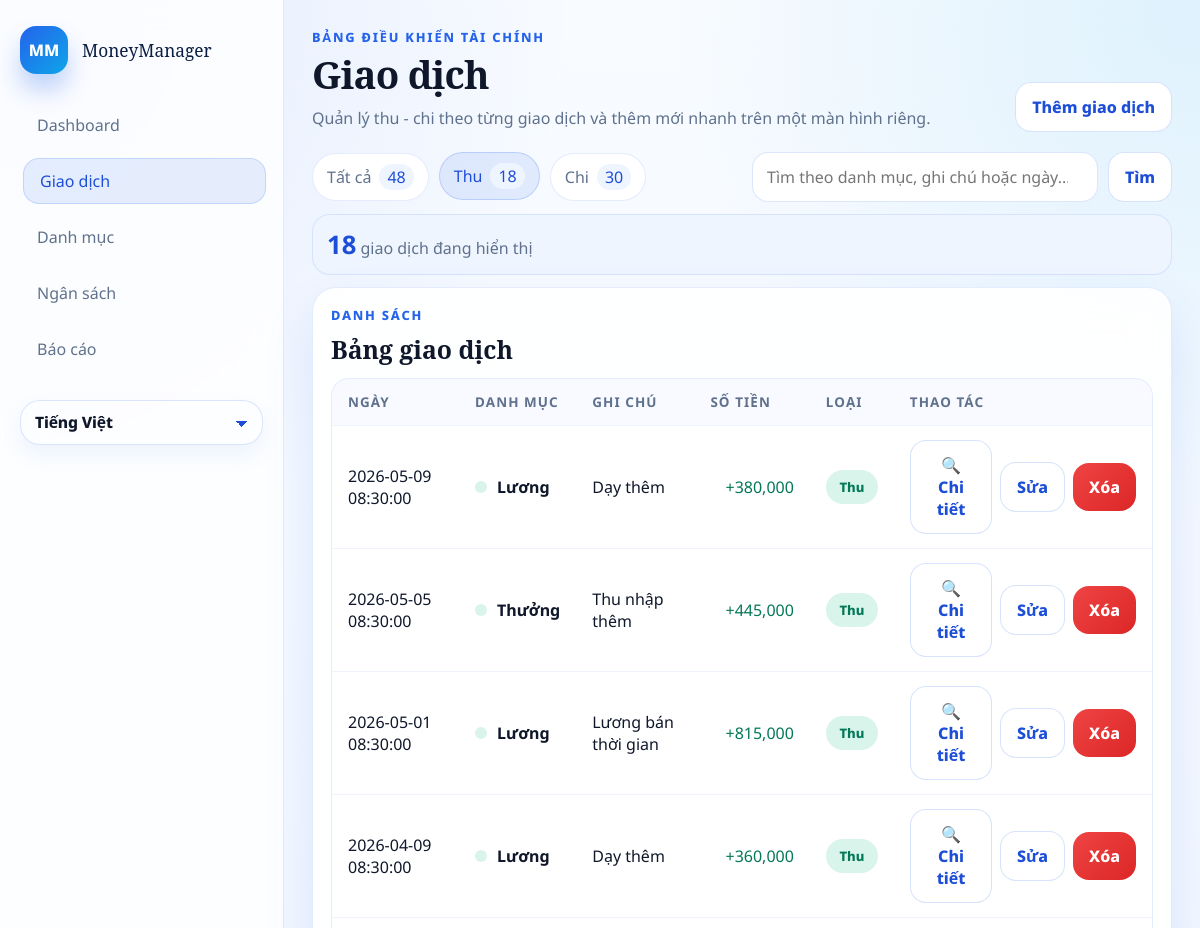
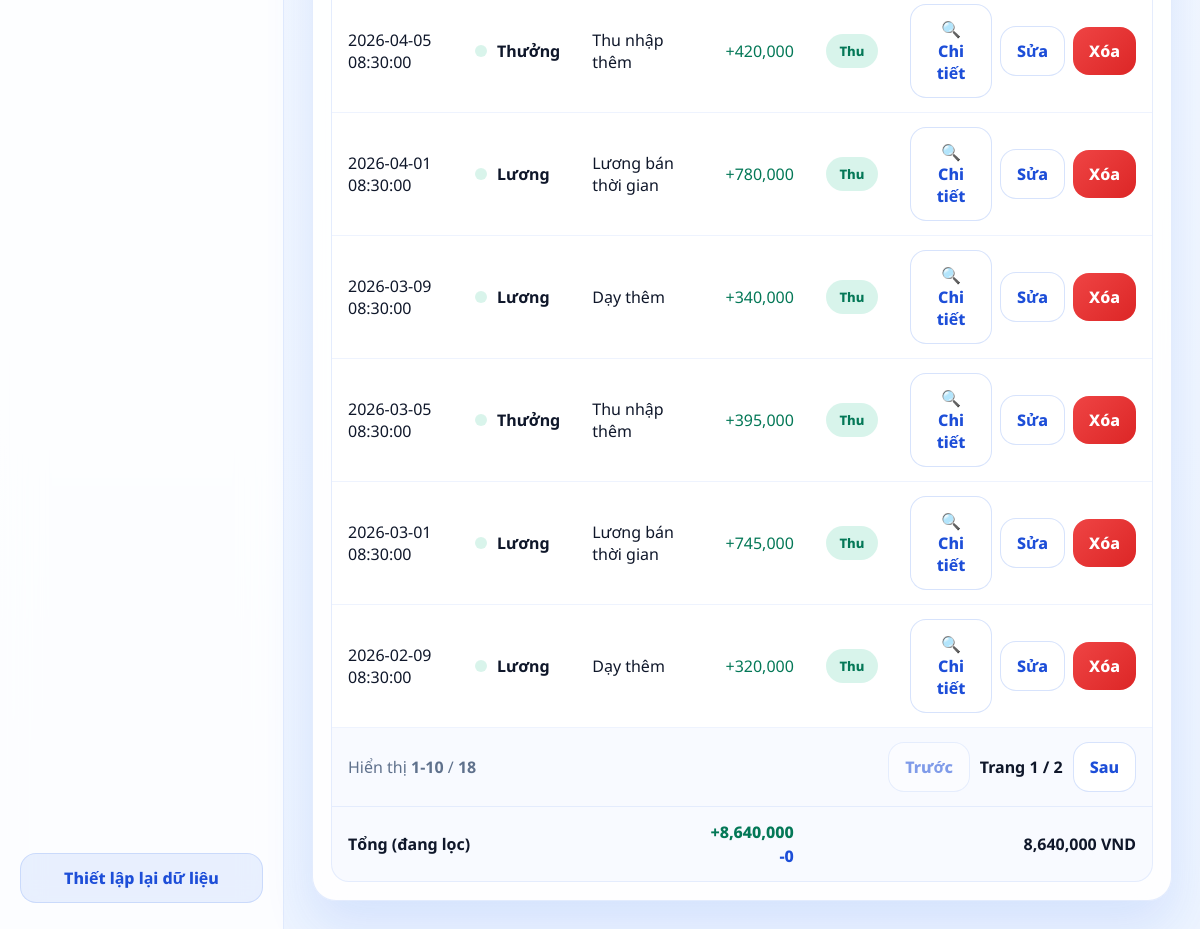
The page /transactions?q=&type=income on the database its author committed (2 pictures, top to bottom).
### tables this page shows
CREATE TABLE transactions (
        id INTEGER PRIMARY KEY AUTOINCREMENT,
        date TEXT NOT NULL,
        amount REAL NOT NULL,           -- Số dương cho thu, số âm cho chi
        category_id INTEGER NOT NULL,   -- Tham chiếu sang bảng categories
        note TEXT,
        FOREIGN KEY (category_id) REFERENCES categories (id)
        );

CREATE TABLE categories (
            id INTEGER PRIMARY KEY AUTOINCREMENT,
            key TEXT UNIQUE NOT NULL,
            value TEXT NOT NULL,
            type INTEGER NOT NULL CHECK (type IN (0, 1)) -- 0: chi, 1: thu
        );

### app.py (the view)
@app.route("/transactions")
def transactions_page() -> str:
    search_query = request.args.get("q", default="").strip()
    return render_template(
        "transactions.html",
        **_transaction_form_context(
            "transactions",
            t("transactions_title"),
            t("transactions_subtitle"),
            search_query,
        ),
    )

### app.py (called while the page is built)
def _current_language() -> str:
    language = session.get("language", "vi")
    return language if language in FILE_TRANSLATIONS else "vi"

def t(key: str) -> str:
    language = _current_language()
    return FILE_TRANSLATIONS.get(language, FILE_TRANSLATIONS.get("vi", {})).get(key, key)

@app.context_processor
def inject_language_context() -> dict[str, object]:
    return {
        "current_lang": _current_language(),
        "supported_languages": [
            {
                "code": option["code"],
                "label": t("language_vi") if option["code"] == "vi" else t("language_en"),
            }
            for option in SUPPORTED_LANGUAGES
        ],
        "t": t,
        "category_label": _category_label,
        "note_label": _note_label,
    }

def _format_money(value: float) -> str:
    return f"{value:,.0f}"

def _category_label(category_key: str, fallback: str | None = None) -> str:
    label_key = f"category_label_{category_key}"
    label = t(label_key)
    if label != label_key:
        return label
    return fallback or category_key

def _note_label(note_text: str | None) -> str:
    if not note_text:
        return ""
    translation_key = _NOTE_TRANSLATION_KEYS.get(note_text)
    return t(translation_key) if translation_key else note_text

def _month_bounds(year: int, month: int) -> tuple[str, str]:
    start = datetime(year, month, 1, 0, 0, 0)
    end_day = calendar.monthrange(year, month)[1]
    end = datetime(year, month, end_day, 23, 59, 59)
    return start.strftime("%Y-%m-%d %H:%M:%S"), end.strftime("%Y-%m-%d %H:%M:%S")

def _ensure_db() -> None:
    if not app.config.get("DATABASE_READY", False):
        db_helper.init_db()
        app.config["DATABASE_READY"] = True

### modulo/db_helper.py (called while the page is built)
def get_connection():
    db_dir = os.path.join(os.path.dirname(__file__), '../database')
    db_path = os.path.join(db_dir, 'finance.db')
    os.makedirs(db_dir, exist_ok=True)
    conn = sqlite3.connect(db_path)
    conn.row_factory = sqlite3.Row
    return conn

def get_all_categories():
    conn = get_connection()
    cursor = conn.cursor()
    cursor.execute('SELECT * FROM categories ORDER BY type, value')
    rows = cursor.fetchall()
    conn.close()
    return [dict(row) for row in rows]

def get_setting(key):
    conn = get_connection()
    cursor = conn.cursor()
    cursor.execute('SELECT value FROM settings WHERE key = ?', (key,))
    row = cursor.fetchone()
    conn.close()
    return row['value'] if row else None

### templates/transactions.html (shortened to what this page needs)
{% extends "base.html" %}
{% block content %}
<section class="transaction-toolbar">
  <div class="chip-row">
    <a class="chip {% if transaction_type_filter == 'all' %}active{% endif %}" href="{{ url_for('transactions_page', q=search_query) }}">
      {{ t('all') }} <span>{{ transaction_type_counts.all }}</span>
    </a>
    <a class="chip {% if transaction_type_filter == 'income' %}active{% endif %}" href="{{ url_for('transactions_page', q=search_query, type='income') }}">
      {{ t('income') }} <span>{{ transaction_type_counts.income }}</span>
    </a>
    <a class="chip {% if transaction_type_filter == 'expense' %}active{% endif %}" href="{{ url_for('transactions_page', q=search_query, type='expense') }}">
      {{ t('expense') }} <span>{{ transaction_type_counts.expense }}</span>
    </a>
  </div>
  <form class="search-bar search-bar-wide" method="get" action="{{ url_for('transactions_page') }}">
    <input id="transactionSearch" type="search" name="q" value="{{ search_query }}" placeholder="{{ t('search_placeholder') }}">
    <button type="submit" class="btn btn-outline">{{ t('search') }}</button>
  </form>
</section>
<section class="transaction-summary-strip module-tip">
  <div>
    <strong>{{ transaction_count_display }}</strong>
    <span>{{ t('search_results') }}</span>
  </div>
</section>
<section class="module-grid module-grid-transactions">
  <article class="panel panel-wide">
    <div class="panel-head panel-head-tight">
      <div>
        <p class="panel-kicker">{{ t('transaction_list') }}</p>
        <h2>{{ t('transactions_table') }}</h2>
      </div>
    </div>
    <div class="table-wrap">
      <table class="transaction-table">
        <thead>
          <tr>
            <th>{{ t('date') }}</th>
            <th>{{ t('category') }}</th>
            <th>{{ t('note') }}</th>
            <th class="align-right">{{ t('amount') }}</th>
            <th>{{ t('type') }}</th>
            <th class="align-right">{{ t('action') }}</th>
          </tr>
        </thead>
        <tbody id="transactionTableBody">
          {% for item in transactions %}
            <tr class="transaction-row-clickable"
              data-search="{{ item.date }} {{ category_label(item.category_key, item.category_name) }} {{ item.category_key }} {{ note_label(item.note) }} {{ item.note or '' }} {{ item.amount }}"
                data-transaction-id="{{ item.id }}"
                data-transaction-date="{{ item.date }}"
                data-transaction-category="{{ category_label(item.category_key, item.category_name) }}"
              data-transaction-note="{{ note_label(item.note) }}"
                data-transaction-amount="{{ item.amount }}"
                data-transaction-amount-display="{{ item.amount|abs|money }} VND"
                data-transaction-kind="{{ t('income_type') if item.category_type == 1 else t('expense_type') }}"
                data-transaction-edit-url="{{ url_for('edit_transaction', transaction_id=item.id) }}"
                data-transaction-delete-url="{{ url_for('delete_transaction', transaction_id=item.id) }}">
              <td>{{ item.date }}</td>
              <td>
                <div class="table-category">
                  <span class="transaction-dot {{ 'income' if item.category_type == 1 else 'expense' }}"></span>
                  <strong>{{ category_label(item.category_key, item.category_name) }}</strong>
                </div>
              </td>
              <td>{{ note_label(item.note) or '-' }}</td>
              <td class="align-right amount-cell {{ 'income' if item.amount >= 0 else 'expense' }}">
                {{ '+' if item.amount >= 0 else '-' }}{{ item.amount|abs|money }}
              </td>
              <td>
                <span class="badge {{ 'badge-income' if item.category_type == 1 else 'badge-expense' }}">
                  {{ t('income') if item.category_type == 1 else t('expense') }}
                </span>
              </td>
              <td>
                <div class="table-actions">
                  <button type="button" class="btn btn-mini btn-outline" data-open-detail-modal>🔍 {{ t('details') }}</button>
                  <a class="btn btn-mini btn-outline" href="{{ url_for('edit_transaction', transaction_id=item.id) }}">{{ t('edit') }}</a>
                  <form action="{{ url_for('delete_transaction', transaction_id=item.id) }}" method="post" data-confirm="{{ t('confirm_delete_transaction') }}" onsubmit="return confirm(this.dataset.confirm);">
                    <button type="submit" class="btn btn-mini btn-danger">{{ t('delete') }}</button>
                  </form>
                </div>
              </td>
            </tr>
          {% else %}
            <tr class="empty-row">
              <td colspan="6">{{ t('no_transactions') }}</td>
            </tr>
          {% endfor %}
        </tbody>
        <tfoot>
          <tr class="table-foot table-foot-pagination">
            <td colspan="6">
              <div class="table-pagination">
                <div>
                  {{ t('showing') }} <strong>{{ pagination.display_start }}-{{ pagination.display_end }}</strong>
                  / <strong>{{ pagination.total_items }}</strong>
                </div>
                <div class="pagination-actions">
                  {% if pagination.has_prev %}
                    <a class="btn btn-mini btn-outline" href="{{ url_for('transactions_page', q=search_query, type=transaction_type_filter, page=pagination.prev_page) }}">{{ t('previous') }}</a>
                  {% else %}
                    <span class="btn btn-mini btn-outline is-disabled">{{ t('previous') }}</span>
                  {% endif %}
                  <span class="pagination-page">{{ t('page') }} <strong>{{ pagination.page }}</strong> / {{ pagination.total_pages }}</span>
                  {% if pagination.has_next %}
                    <a class="btn btn-mini btn-outline" href="{{ url_for('transactions_page', q=search_query, type=transaction_type_filter, page=pagination.next_page) }}">{{ t('next') }}</a>
                  {% else %}
                    <span class="btn btn-mini btn-outline is-disabled">{{ t('next') }}</span>
                  {% endif %}
                </div>
              </div>
            </td>
          </tr>
          <tr class="table-foot">
            <td colspan="3"><strong>{{ t('filter_total') }}</strong></td>
            <td class="align-right">
              <div class="table-foot-stack">
                <div class="income">+{{ transactions_total_income|money }}</div>
                <div class="expense">-{{ transactions_total_expense|money }}</div>
              </div>
            </td>
            <td colspan="2" class="align-right"><strong>{{ transactions_total_net|money }} VND</strong></td>
          </tr>
        </tfoot>
      </table>
    </div>
  </article>
</section>
{% endblock %}

### rows shown on the page
transactions: date "2026-05-09 08:30:00", note "Dạy thêm", amount "+", amount|abs "380,000", t "Chi tiết", t "Sửa", t "Xóa"
categories: key+value "Lương", type "Thu"
transactions: date "2026-05-05 08:30:00", note "Thu nhập thêm", amount "+", amount|abs "445,000", t "Chi tiết", t "Sửa", t "Xóa"
categories: key+value "Thưởng", type "Thu"
transactions: date "2026-05-01 08:30:00", note "Lương bán thời gian", amount "+", amount|abs "815,000", t "Chi tiết", t "Sửa", t "Xóa"
transactions: date "2026-04-09 08:30:00", note "Dạy thêm", amount "+", amount|abs "360,000", t "Chi tiết", t "Sửa", t "Xóa"
transactions: date "2026-04-05 08:30:00", note "Thu nhập thêm", amount "+", amount|abs "420,000", t "Chi tiết", t "Sửa", t "Xóa"
transactions: date "2026-04-01 08:30:00", note "Lương bán thời gian", amount "+", amount|abs "780,000", t "Chi tiết", t "Sửa", t "Xóa"
transactions: date "2026-03-09 08:30:00", note "Dạy thêm", amount "+", amount|abs "340,000", t "Chi tiết", t "Sửa", t "Xóa"
transactions: date "2026-03-05 08:30:00", note "Thu nhập thêm", amount "+", amount|abs "395,000", t "Chi tiết", t "Sửa", t "Xóa"
transactions: date "2026-03-01 08:30:00", note "Lương bán thời gian", amount "+", amount|abs "745,000", t "Chi tiết", t "Sửa", t "Xóa"
transactions: date "2026-02-09 08:30:00", note "Dạy thêm", amount "+", amount|abs "320,000", t "Chi tiết", t "Sửa", t "Xóa"

### other values the page prints
{{ t('dashboard') }} "Dashboard"
{{ t('transactions') }} "Giao dịch"
{{ t('categories') }} "Danh mục"
{{ t('budget') }} "Ngân sách"
{{ t('reports') }} "Báo cáo"
{{ t('reset_data') }} "Thiết lập lại dữ liệu"
{{ t('finance_dashboard') }} "BẢNG ĐIỀU KHIỂN TÀI CHÍNH"
{{ page_title }} "Giao dịch"
{{ page_subtitle }} "Quản lý thu - chi theo từng giao dịch và thêm mới nhanh trên một màn hình riêng."
{{ t('add_transaction') }} "Thêm giao dịch"
{{ t('all') }} "Tất cả"
{{ transaction_type_counts.all }} "48"
{{ t('income') }} "Thu"
{{ transaction_type_counts.income }} "18"
{{ t('expense') }} "Chi"
